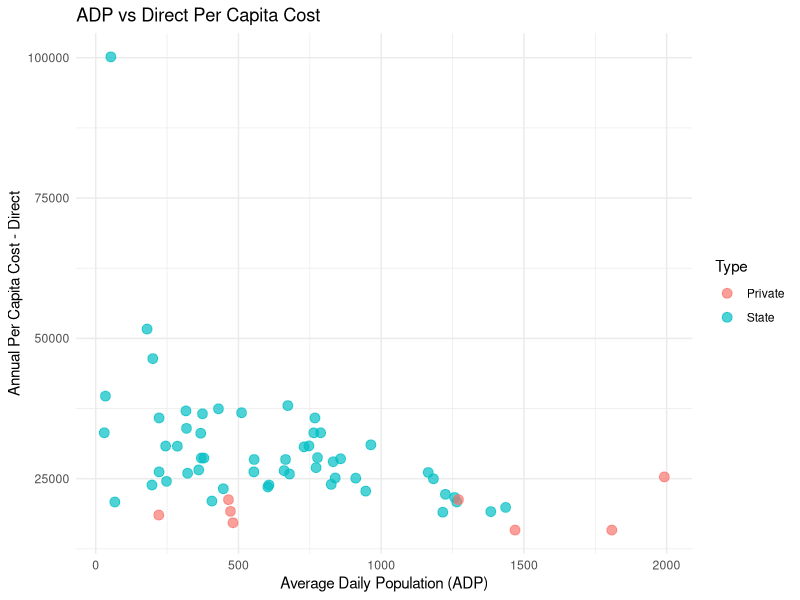
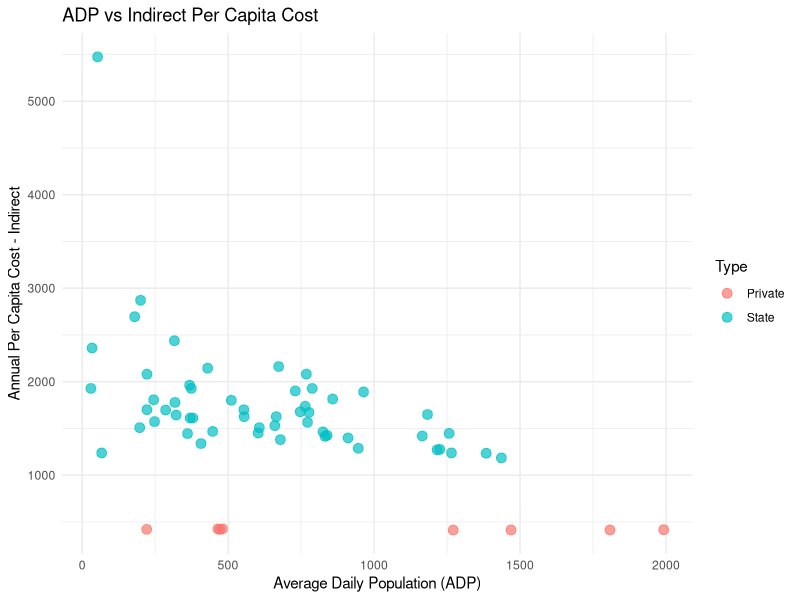
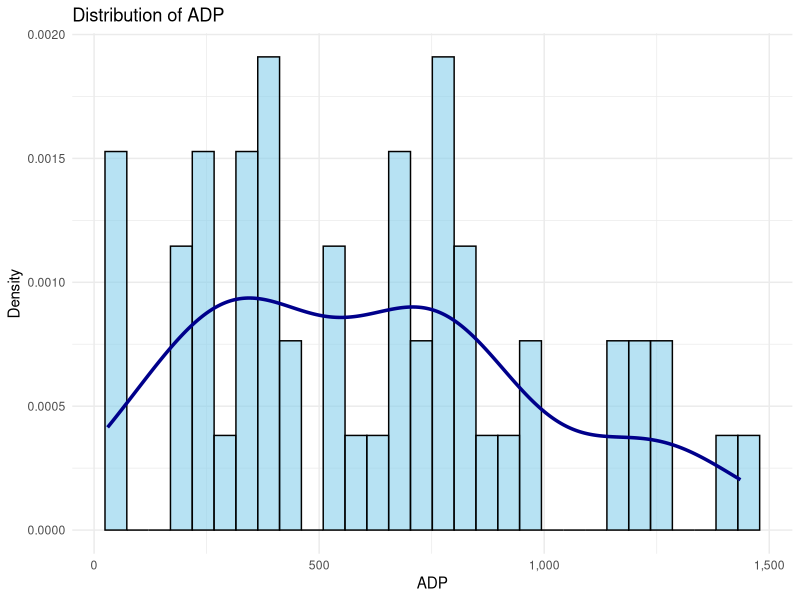
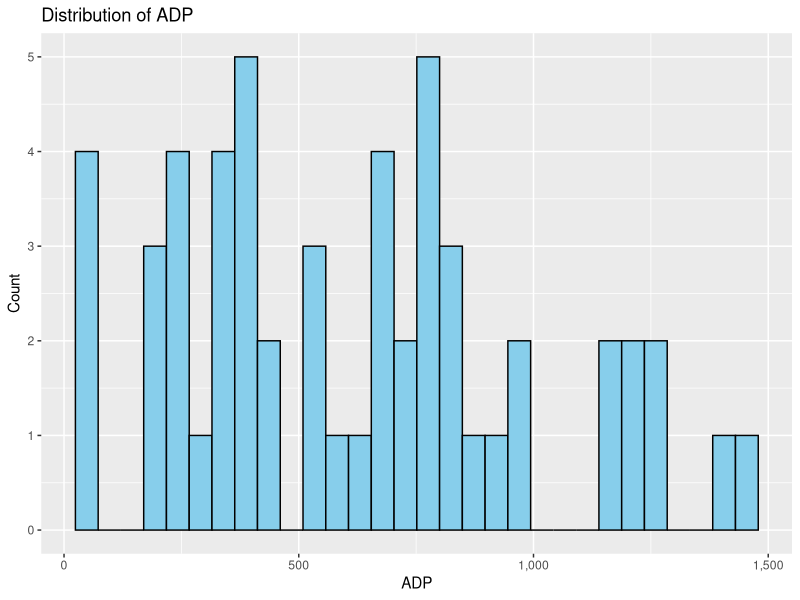

These charts were generated, in order, by the following R code: (Note: this script raises an error after producing the figures.)
# Distributions for each variable across private and public
install.packages("ggplot2")
install.packages("tidyverse")
install.packages("scales")
library(ggplot2)
library(tidyverse)
library(scales)

# Load Data
shorter_dataset <- read_csv("./Project1/data/Processed_Data/State_Prison_Revenue.csv")
shorter_dataset <- shorter_dataset[!grepl("Total", shorter_dataset$`Prison Unit`, ignore.case = TRUE), ] #ignore all rows that include the word Total
shorter_dataset <- shorter_dataset %>% mutate(Type = "State")

private_dataset <- read_csv("./Project1/data/Processed_Data/Private_Prison_Revenue.csv")
private_dataset <- private_dataset[!grepl("Total", private_dataset$`Prison Unit`, ignore.case = TRUE), ] #ignore all rows that include the word Total
private_dataset <- private_dataset %>% mutate(Type = "Private")

# Combine the datasets
combined_data <- bind_rows(shorter_dataset, private_dataset)

# Scatter plot 1: ADP vs. Annual Per Capita Cost - Direct
ggplot(combined_data, aes(x = ADP, y = `Annual Per Capita Cost - Direct`, color = Type)) +
  geom_point(size = 3, alpha = 0.7) +
  labs(title = "ADP vs Direct Per Capita Cost",
       x = "Average Daily Population (ADP)",
       y = "Annual Per Capita Cost - Direct") +
  theme_minimal()

# Scatter plot 2: ADP vs. Annual Per Capita Cost - Indirect
ggplot(combined_data, aes(x = ADP, y = `Annual Per Capita Cost - Indirect`, color = Type)) +
  geom_point(size = 3, alpha = 0.7) +
  labs(title = "ADP vs Indirect Per Capita Cost",
       x = "Average Daily Population (ADP)",
       y = "Annual Per Capita Cost - Indirect") +
  theme_minimal()


# State Prisons
p <- ggplot(shorter_dataset, aes(x = `ADP`)) +
  geom_histogram(aes(y = ..density..), bins = 30, fill = "skyblue", color = "black", alpha = 0.6) +
  geom_density(color = "darkblue", size = 1.2) +
  scale_x_continuous(labels = comma) + 
  labs(title = "Distribution of ADP", x = "ADP", y = "Density") +
  theme_minimal()

p

p <- ggplot(shorter_dataset, aes(x = `ADP`)) +
  geom_histogram(bins = 30, fill = "skyblue", color = "black") +
  scale_x_continuous(labels = comma) + 
  labs(title = "Distribution of ADP", x = "ADP", y = "Count")

print(p)

p <- ggplot(shorter_dataset, aes(x = `UNIT_DIRECT`)) +
  geom_histogram(bins = 30, fill = "skyblue", color = "black") +
  scale_x_continuous(labels = comma) + 
  labs(title = "Distribution of UNIT DIRECT", x = "UNIT DIRECT", y = "Count")

print(p)

p <- ggplot(shorter_dataset, aes(x = `COMPLEX_DIRECT`)) +
  geom_histogram(bins = 30, fill = "skyblue", color = "black") +
  scale_x_continuous(labels = comma) + 
  labs(title = "Distribution of COMPLEX DIRECT", x = "COMPLEX DIRECT", y = "Count")

print(p)

p <- ggplot(shorter_dataset, aes(x = `TOTAL_DIRECT`)) +
  geom_histogram(bins = 30, fill = "skyblue", color = "black") +
  scale_x_continuous(labels = comma) + 
  labs(title = "Distribution of TOTAL DIRECT", x = "TOTAL DIRECT", y = "Count")

print(p)

p <- ggplot(shorter_dataset, aes(x = `TOTAL_INDIRECT`)) +
  geom_histogram(bins = 30, fill = "skyblue", color = "black") +
  scale_x_continuous(labels = comma) + 
  labs(title = "Distribution of TOTAL INDIRECT", x = "TOTAL INDIRECT", y = "Count")

print(p)

p <- ggplot(shorter_dataset, aes(x = `TOTAL_EXPENSE`)) +
  geom_histogram(bins = 30, fill = "skyblue", color = "black") +
  scale_x_continuous(labels = comma) + 
  labs(title = "Distribution of TOTAL EXPENSE", x = "TOTAL EXPENSE", y = "Count")

print(p)

p <- ggplot(shorter_dataset, aes(x = `Annual Per Capita Cost - Direct`)) +
  geom_histogram(bins = 30, fill = "skyblue", color = "black") +
  scale_x_continuous(labels = comma) + 
  labs(title = "Distribution of Annual Per Capita Cost - Direct", x = "Annual Per Capita Cost - Direct", y = "Count")

print(p)

p <- ggplot(shorter_dataset, aes(x = `Annual Per Capita Cost - Indirect`)) +
  geom_histogram(bins = 30, fill = "skyblue", color = "black") +
  scale_x_continuous(labels = comma) + 
  labs(title = "Distribution of Annual Per Capita Cost - Indirect", x = "Annual Per Capita Cost - Indirect", y = "Count")

print(p)

p <- ggplot(shorter_dataset, aes(x = `Annual Per Capita Cost - Total`)) +
  geom_histogram(bins = 30, fill = "skyblue", color = "black") +
  scale_x_continuous(labels = comma) + 
  labs(title = "Distribution of Annual Per Capita Cost - Total", x = "Annual Per Capita Cost - Total", y = "Count")

print(p)


p <- ggplot(shorter_dataset, aes(x = `Daily Per Capita Cost`)) +
  geom_histogram(bins = 30, fill = "skyblue", color = "black") +
  scale_x_continuous(labels = comma) + 
  labs(title = "Distribution of Daily Per Capita Cost", x = "Daily Per Capita Cost", y = "Count")

print(p)

# Private Prisons
p <- ggplot(private_dataset, aes(x = `ADP`)) +
  geom_histogram(bins = 30, fill = "skyblue", color = "black") +
  scale_x_continuous(labels = comma) + 
  labs(title = "Private Prison: Distribution of ADP", x = "ADP", y = "Count")

print(p)

p <- ggplot(private_dataset, aes(x = `UNIT DIRECT`)) +
  geom_histogram(bins = 30, fill = "skyblue", color = "black") +
  scale_x_continuous(labels = comma) + 
  labs(title = "Private Prison: Distribution of UNIT DIRECT", x = "UNIT DIRECT", y = "Count")

print(p)

p <- ggplot(private_dataset, aes(x = `COMPLEX DIRECT`)) +
  geom_histogram(bins = 30, fill = "skyblue", color = "black") +
  scale_x_continuous(labels = comma) + 
  labs(title = "Private Prison: Distribution of COMPLEX DIRECT", x = "COMPLEX DIRECT", y = "Count")

print(p)

p <- ggplot(private_dataset, aes(x = `TOTAL DIRECT`)) +
  geom_histogram(bins = 30, fill = "skyblue", color = "black") +
  scale_x_continuous(labels = comma) + 
  labs(title = "Private Prison: Distribution of TOTAL DIRECT", x = "TOTAL DIRECT", y = "Count")

print(p)

p <- ggplot(private_dataset, aes(x = `TOTAL INDIRECT`)) +
  geom_histogram(bins = 30, fill = "skyblue", color = "black") +
  scale_x_continuous(labels = comma) + 
  labs(title = "Private Prison: Distribution of TOTAL INDIRECT", x = "TOTAL INDIRECT", y = "Count")

print(p)

p <- ggplot(private_dataset, aes(x = `TOTAL EXPENSE`)) +
  geom_histogram(bins = 30, fill = "skyblue", color = "black") +
  scale_x_continuous(labels = comma) + 
  labs(title = "Private Prison: Distribution of TOTAL EXPENSE", x = "TOTAL EXPENSE", y = "Count")

print(p)

p <- ggplot(private_dataset, aes(x = `Annual Per Capita Cost - Direct`)) +
  geom_histogram(bins = 30, fill = "skyblue", color = "black") +
  scale_x_continuous(labels = comma) + 
  labs(title = "Private Prison: Distribution of Annual Per Capita Cost - Direct", x = "Annual Per Capita Cost - Direct", y = "Count")

print(p)

p <- ggplot(private_dataset, aes(x = `Annual Per Capita Cost - Indirect`)) +
  geom_histogram(bins = 30, fill = "skyblue", color = "black") +
  scale_x_continuous(labels = comma) + 
  labs(title = "Private Prison: Distribution of Annual Per Capita Cost - Indirect", x = "Annual Per Capita Cost - Indirect", y = "Count")

print(p)

p <- ggplot(private_dataset, aes(x = `Annual Per Capita Cost - Total`)) +
  geom_histogram(bins = 30, fill = "skyblue", color = "black") +
  scale_x_continuous(labels = comma) + 
  labs(title = "Private Prison: Distribution of Annual Per Capita Cost - Total", x = "Annual Per Capita Cost - Total", y = "Count")

print(p)


p <- ggplot(private_dataset, aes(x = `Daily Per Capita Cost`)) +
  geom_histogram(bins = 30, fill = "skyblue", color = "black") +
  scale_x_continuous(labels = comma) + 
  labs(title = "Private Prison: Distribution of Daily Per Capita Cost", x = "Daily Per Capita Cost", y = "Count")

print(p)

#Private_Prison_ADP_Distribution.png

